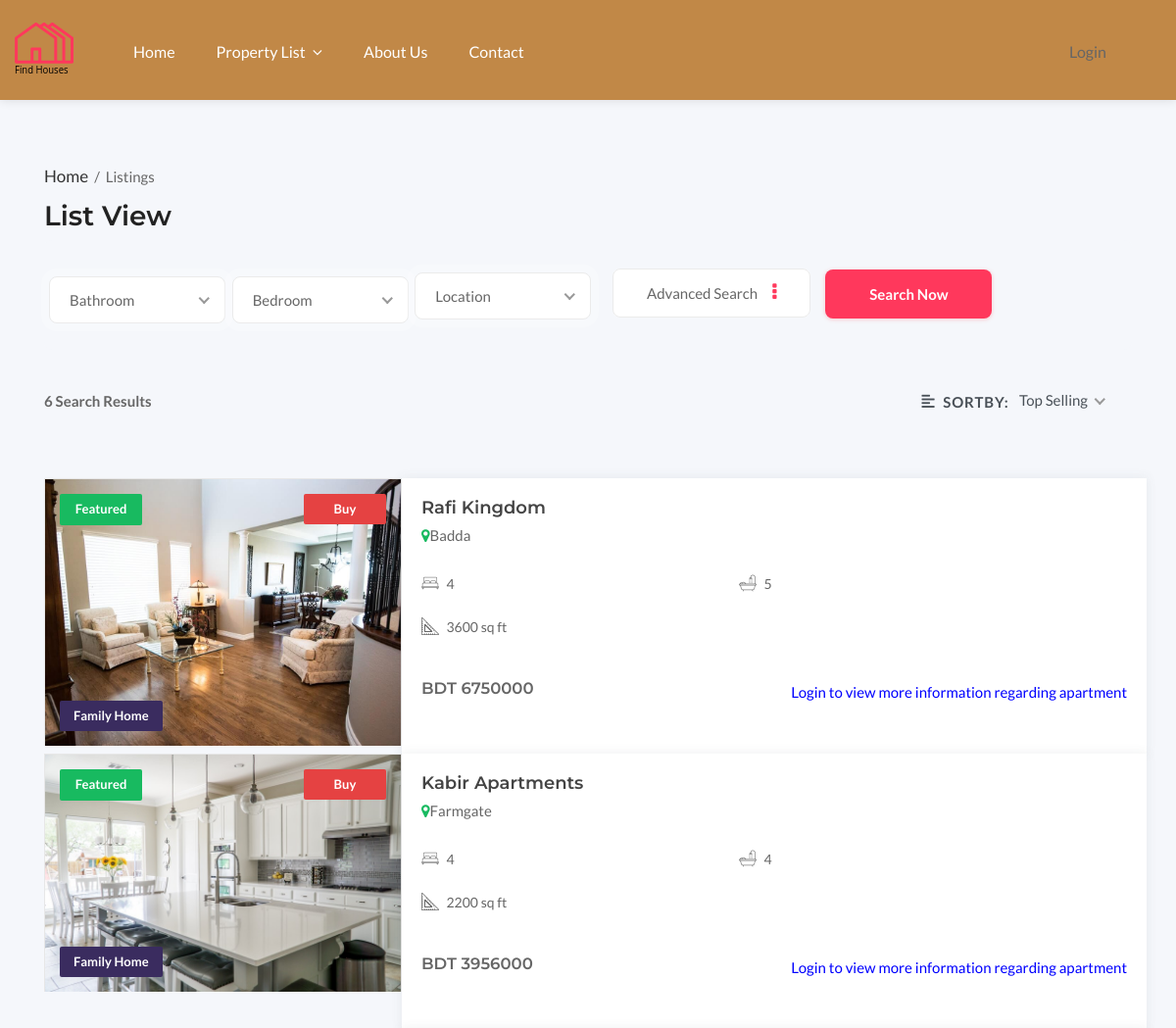
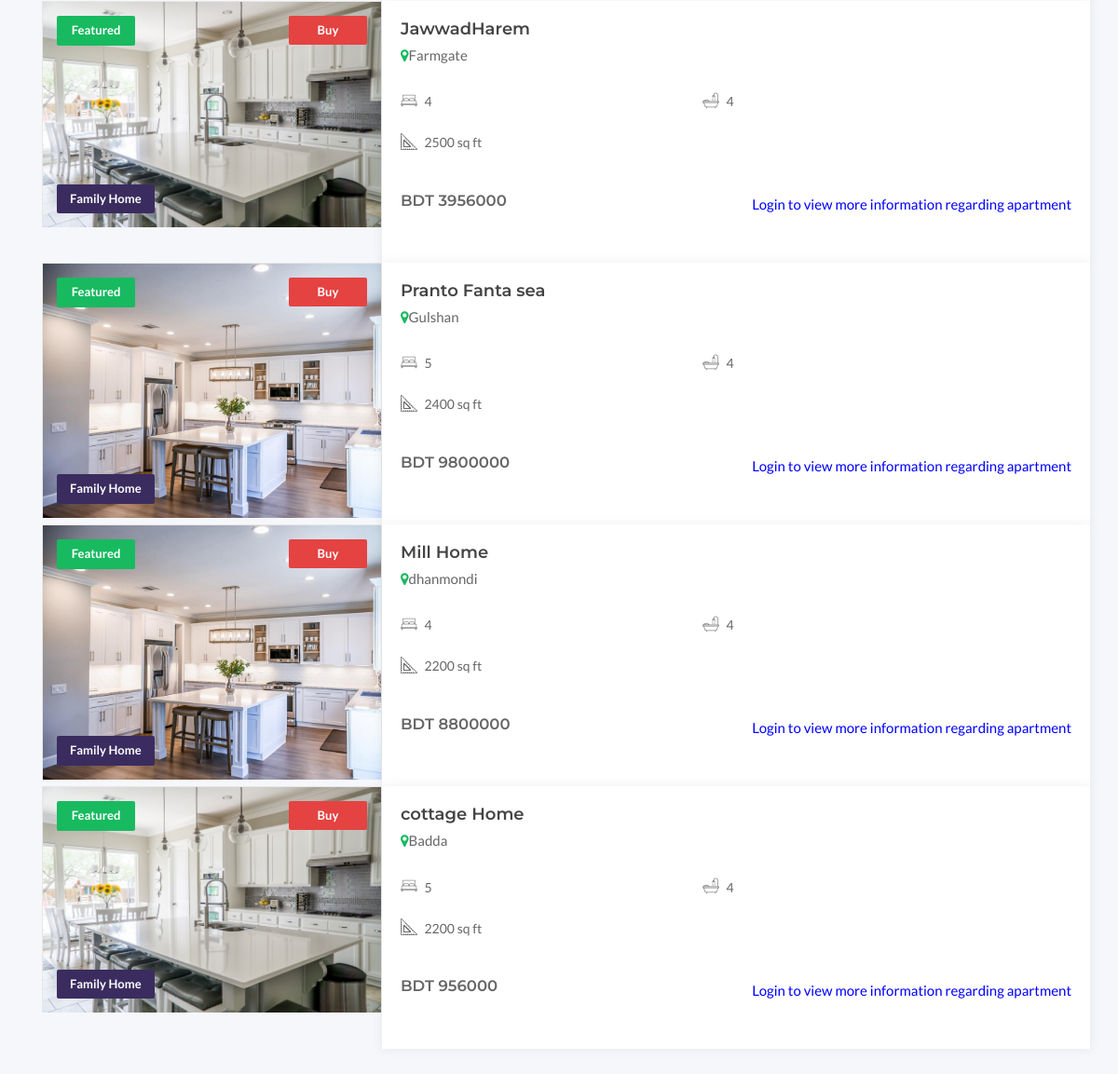
/Customer_Buy_list.php, run on the app's committed database (2 pictures, top to bottom).
### tables this page shows
CREATE TABLE `apartment` (
  `apartment_id` int(11) NOT NULL,
  `building_id` int(11) NOT NULL,
  `building_name` varchar(50) NOT NULL,
  `flat_no` varchar(10) NOT NULL,
  `no_of_bedroom` int(11) NOT NULL,
  `no_of_bathroom` int(11) NOT NULL,
  `image` text NOT NULL,
  `buy_price` double NOT NULL,
  `rent_price` double NOT NULL,
  `area` varchar(50) DEFAULT NULL,
  `status` varchar(25) NOT NULL,
  `type` varchar(50) NOT NULL,
  `apartment_status` varchar(50) NOT NULL,
  `features` text NOT NULL,
  `division` varchar(25) NOT NULL,
  `address` varchar(50) DEFAULT NULL,
  `client_username` varchar(20) NOT NULL,
  `build_num` varchar(25) NOT NULL
);

### includes/functions.php (called while the page is built, shortened)
<?php
function query($sql)
{
    global $pdo;
    try {
        $stmt = $pdo->query($sql);
        return $stmt;
    } catch (Exception $ex) {
        die("Query failed " . $ex->getMessage());
    }
}
function count_records($stmt)
{
    $rowNumber = $stmt->rowCount();
    return $rowNumber;
}
function is_logged_in(){
    return isset($_SESSION['user_id']) ? true : false;
}

### Customer_Buy_list.php (the view, shortened to what this page needs)
<?php
include "includes/connect.php";
include "includes/functions.php";
?>
<!DOCTYPE html>
<html lang="zxx">
<head>
    <link rel="stylesheet" href="font/flaticon.css">
    <link rel="stylesheet" href="css/fontawesome-all.min.css">
    <link rel="stylesheet" href="css/fontawesome-5-all.min.css">
    <link rel="stylesheet" href="css/font-awesome.min.css">
    <link rel="stylesheet" href="css/search.css">
    <link rel="stylesheet" href="css/animate.css">
    <link rel="stylesheet" href="css/magnific-popup.css">
    <link rel="stylesheet" href="css/lightcase.css">
    <link rel="stylesheet" href="css/owl.carousel.min.css">
    <link rel="stylesheet" href="css/bootstrap.min.css">
    <link rel="stylesheet" href="css/menu.css">
    <link rel="stylesheet" href="css/styles.css">
    <link rel="stylesheet" id="color" href="css/default.css">
</head>
<body class="inner-pages agents hp-6 full hd-white">
    <div id="wrapper">
        <header id="header-container">
            <div id="header">
                <div class="container container-header">
                    <?php include "main-nav-buy-rent.php" ?>
                </div>
            </div>
        </header>
        <section class="properties-list full featured portfolio blog">
            <div class="container">
                <section class="headings-2 pt-0 pb-0">
                    <div class="pro-wrapper">
                        <div class="detail-wrapper-body">
                            <div class="listing-title-bar">
                                <div class="text-heading text-left">
                                    <p><a href="index.php">Home </a> &nbsp;/&nbsp; <span>Listings</span></p>
                                </div>
                                <h3>List View</h3>
                            </div>
                        </div>
                    </div>
                </section>
                <form action="Customer_Buy_list_search.php" id="test" method="post">
                    <div class="col-12 px-0 parallax-searchs">
                        <div class="banner-search-wrap">
                            <div class="tab-content">
                                <div class="tab-pane fade show active" id="tabs_1">
                                    <div class="rld-main-search">
                                        <div class="row">
                                            <div class="col-lg-2 col-md-3 py-1 pl-0 pr-0">
                                                <div class="col-lg-2 col-md-3 py-1 pr-30 pl-0 ">
                                                </div>
                                            </div>
                                            <div class="col-lg-2 col-md-3 py-1 pr-30 pl-0 ">
                                                <div class="col-lg-2 col-md-3 py-1 pr-30 pl-0 ">
                                                </div>
                                            </div>
                                            <div class="col-lg-2 col-md-3 py-1 pr-30 pl-0 ">
                                            </div>
                                            <div class="dropdown-filter"><span>Advanced Search</span></div>
                                            <div class="col-xl-2 col-lg-2 col-md-4 pl-0">
                                                <button class="btn btn-yellow" form="test" name="search" type="submit" formmethod="post">Search Now</button>
                                            </div>
                                        </div>
                                    </div>
                                </div>
                            </div>
                        </div>
                    </div>
                </form>
                <?php $stmt = query("SELECT * FROM apartment WHERE apartment_status='Buy'");
                $row_count = count_records($stmt);
                ?>
                <section class="headings-2 pt-0">
                    <div class="pro-wrapper">
                        <div class="detail-wrapper-body">
                            <div class="listing-title-bar">
                                <div class="text-heading text-left">
                                    <p class="font-weight-bold mb-0 mt-3"><?php echo $row_count . ' Search Results' ?></p>
                                </div>
                            </div>
                        </div>
                        <div class="cod-pad single detail-wrapper mr-2 mt-0 d-flex justify-content-md-end align-items-center">
                            <div class="input-group border rounded input-group-lg w-auto mr-4">
                                <label class="input-group-text bg-transparent border-0 text-uppercase letter-spacing-093 pr-1 pl-3" for="inputGroupSelect01">
                                    <i class="fas fa-align-left fs-16 pr-2"></i>Sortby:</label>
                            </div>
                        </div>
                    </div>
                </section>
                <?php while ($row = $stmt->fetch(PDO::FETCH_ASSOC)) {
                    $apart_status = 'Buy';
                    $building_name = $row['building_name'];
                    $no_of_bedroom =  $row['no_of_bedroom'];
                    $no_of_bathroom =  $row['no_of_bathroom'];
                    $image =  $row['image'];
                    $Buy_price =  $row['buy_price'];
                    $area =  $row['area'];
                    $address =  $row['address'];
                ?>
                    <div class="row featured portfolio-items">
                        <div class="item col-lg-4 col-md-12 col-xs-12 landscapes sale pr-0 pb-0" data-aos="fade-up">
                            <div class="project-single mb-0 bb-0">
                                <div class="project-inner project-head">
                                    <div class="project-bottom">
                                    </div>
                                    <div class="homes">
                                        <a href="single-property-1.html" class="homes-img">
                                            <div class="homes-tag button alt featured">Featured</div>
                                            <div class="homes-tag button alt sale"><?php echo $apart_status ?></div>
                                            <div class="homes-price">Family Home</div>
                                            <img src="admin_marketing/<?php echo $image; ?>" alt="home-1" class="img-responsive">
                                        </a>
                                    </div>
                                </div>
                            </div>
                        </div>
                        <div class="col-lg-8 col-md-12 homes-content pb-0 mb-44" data-aos="fade-up">
                            <?php if (is_logged_in() == false) : ?>
                            <h3><a href="#"><?php echo $building_name ?></a></h3>
                            <?php endif; ?>
                            <p class="homes-address mb-3">
                                <i class="fa fa-map-marker"></i><span><?php echo $address; ?></span>
                            </p>
                            <ul class="homes-list clearfix pb-3">
                                <li class="the-icons">
                                    <i class="flaticon-bed mr-2" aria-hidden="true"></i>
                                    <span><?php echo $no_of_bedroom; ?></span>
                                </li>
                                <li class="the-icons">
                                    <i class="flaticon-bathtub mr-2" aria-hidden="true"></i>
                                    <span><?php echo $no_of_bathroom; ?></span>
                                </li>
                                <li class="the-icons">
                                    <i class="flaticon-square mr-2" aria-hidden="true"></i>
                                    <span><?php echo $area; ?></span>
                                </li>
                            </ul>
                            <div class="price-properties">
                                <h3 class="title mt-3">
                                    <a><?php echo 'BDT ' . $Buy_price; ?></a>
                                </h3>
                                <?php if (is_logged_in() == false) : ?>
                                <div class="compare">
                                    <h6><p style='color:blue;font: size 10px;'>Login to view more information regarding apartment</p></h6>
                                </div>
                                <?php endif; ?>
                            </div>
                        </div>
                    </div>
                <?php }
                ?>
            </div>
        </section>
    </div>
</body>
</html>

### main-nav-buy-rent.php (shortened to what this page needs)
<div class="left-side">
    <?php if (is_customer() == false) : ?>
        <div id="logo">
            <a href="index.php"><img src="images/logo-red.svg" alt=""></a>
        </div>
    <?php endif; ?>
    <nav id="navigation" class="style-1 head-tr">
        <ul id="responsive">
            <?php if (is_customer() == false) : ?>
                <li><a href="index.php">Home</a></li>
            <?php endif; ?>
            <li><a href="#">Property List</a>
            </li>
            <li><a href="about.php">About Us</a></li>
            <li><a href="#">Contact</a></li>
        </ul>
    </nav>
</div>
<div class="right-side d-none d-none d-lg-none d-xl-flex sign ml-0">
    <?php if (is_logged_in() == false) : ?>
        <div class="header-widget sign-in">
            <a href="login.php">Login</a>
        </div>
    <?php endif; ?>

### css/menu.css (style rules this page uses)
#logo { display: inline-block; margin-top: 1px; }
#logo img { width: 60px; height: auto; transform: translate3d(0, 0, 0); }
img { display: inline-block; max-width: 100%; height: auto; }
#header { position: relative; z-index: 999; padding: 22px 0 80px 0; background-color: #c18847 }
.header-widget { position: relative; top: -1px; height: 54px; }
.left-side { float: left; width: 820px; display: inline-block; }
.right-side { float: right; width: 120px;; margin-left: 30px; display: inline-block; }
#logo, #navigation { float: left; }
#logo { margin-right: 40px; }
.header-widget { text-align: right; }
#navigation.style-2.cloned, #header.cloned { position: fixed; top: 0px; width: 100%; z-index: 999; }
#header.cloned { background-color: #c18847; }
#header.cloned #logo img { transform: translate3d(0, 0, 0); max-width: 120px; margin-top: 1px; }
#header.cloned { padding: 18px 0 20px 0; }
#navigation.style-1.head-tr ul li a { color: #fff; }
#navigation.style-2.cloned.unsticky, #header.cloned.unsticky { opacity: 1; visibility: hidden; pointer-events: none; transform: translate(0, -100%) scale(1); transition: 0.3s; }
#navigation { position: relative; display: block; margin-top: 9px; margin-left: 40px; }
#navigation ul { list-style: none; position: relative; float: left; margin: 0; padding: 0; }
#navigation ul a { display: block; color: #000; text-decoration: none; }
#navigation ul li { position: relative; float: left; margin: 0; padding: 0 }
#navigation ul li a:after, #navigation ul ul li a:after { font-family: "FontAwesome"; }
#navigation ul li a:after { content: '\f107'; padding-left: 7px; }
#navigation ul li a:only-child:after { content: ''; padding: 0; }
#navigation.style-1 ul li { transition: all 0.25s; border-radius: 3px; }
#navigation.style-1 ul a { font-size: 16px; text-transform: capitalize; line-height: 32px; padding: 6px 16px; }
#navigation.style-1 ul li { margin: 0 5px; }
@media (min-width: 992px) and (max-width: 1239px) { .header-widget { height: auto; position: absolute; right: 0; width: 150%; } }
@media (min-width: 992px) and (max-width: 1239px) { .right-side { position: relative; } }

### data on the page
apartment: apart_status "Buy", image (picture), building_name "Rafi Kingdom", address "Badda", no_of_bedroom "4", no_of_bathroom "5", area "3600 sq ft", buy_price "6750000"
apartment: apart_status "Buy", image (picture), building_name "Kabir Apartments", address "Farmgate", no_of_bedroom "4", no_of_bathroom "4", area "2200 sq ft", buy_price "3956000"
apartment: apart_status "Buy", image (picture), building_name "JawwadHarem", address "Farmgate", no_of_bedroom "4", no_of_bathroom "4", area "2500 sq ft", buy_price "3956000"
apartment: apart_status "Buy", image (picture), building_name "Pranto Fanta sea", address "Gulshan", no_of_bedroom "5", no_of_bathroom "4", area "2400 sq ft", buy_price "9800000"
apartment: apart_status "Buy", image (picture), building_name "Mill Home", address "dhanmondi", no_of_bedroom "4", no_of_bathroom "4", area "2200 sq ft", buy_price "8800000"
apartment: apart_status "Buy", image (picture), building_name "cottage Home", address "Badda", no_of_bedroom "5", no_of_bathroom "4", area "2200 sq ft", buy_price "956000"

### other printed values
$row_count "6"
